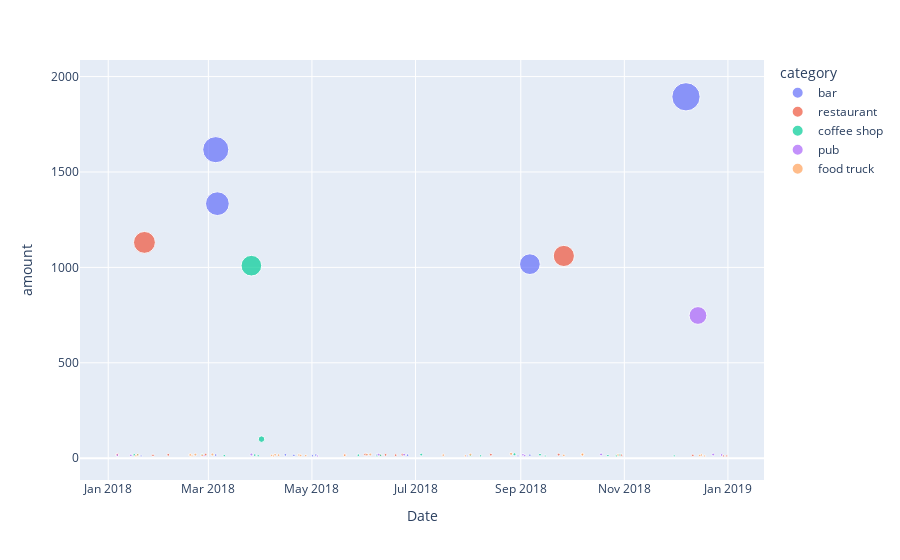

Notebook cell for this chart:
### Code cell
#Suspectful trasaction during 7.00 AM to 9.00 AM
px.scatter(fradulent_df, y='amount', x=fradulent_df.index, color='category',
                 size='amount', hover_data=['name', 'category', 'id'],  labels = {'x':'Date', 'y':'Amount'})

### Figure 1 — Plotly figure (JSON) as saved in the notebook; plotly's stock layout.template omitted (floating-point values rounded to 4 significant figures)
{"data": [{"customdata": [["Robert Johnson", "bar", 1], ["Crystal Clark", "bar", 16], ["Nancy Contreras", "bar", 25], ["Robert Johnson", "bar", 1], ["Megan Price", "bar", 12], ["Kevin Spencer", "bar", 20], ["Sara Cooper", "bar", 5], ["Danielle Green", "bar", 4], ["Nancy Contreras", "bar", 25], ["Kevin Spencer", "bar", 20], ["Crystal Clark", "bar", 16], ["Stephanie Dalton", "bar", 24], ["Kyle Tucker", "bar", 15], ["Megan Price", "bar", 12], ["Stephanie Dalton", "bar", 24], ["Danielle Green", "bar", 4]], "hovertemplate": "category=%{customdata[1]}<br>Date=%{x}<br>amount=%{marker.size}<br>name=%{customdata[0]}<br>id=%{customdata[2]}<extra></extra>", "legendgroup": "bar", "marker": {"color": "#636efa", "size": [1894, 1617.0, 1334, 1017, 17.78, 17.47, 17.03, 16.64, 16.58, 15.98, 15.94, 15.04, 12.98, 11.96, 11.93, 11.86], "sizemode": "area", "sizeref": 4.735, "symbol": "circle"}, "mode": "markers", "name": "bar", "showlegend": true, "type": "scatter", "x": ["2018-12-07T07:22:03", "2018-03-05T08:26:08", "2018-03-06T07:18:09", "2018-09-06T08:28:55", "2018-04-15T08:32:38", "2018-06-02T07:44:39", "2018-06-08T07:31:57", "2018-05-03T07:20:28", "2018-03-05T07:34:15", "2018-09-06T08:35:35", "2018-06-26T08:00:22", "2018-04-20T08:27:59", "2018-05-01T07:40:00", "2018-01-20T08:35:34", "2018-07-31T07:44:59", "2018-08-30T08:46:49"], "xaxis": "x", "y": [1894, 1617.0, 1334, 1017, 17.78, 17.47, 17.03, 16.64, 16.58, 15.98, 15.94, 15.04, 12.98, 11.96, 11.93, 11.86], "yaxis": "y"}, {"customdata": [["Crystal Clark", "restaurant", 16], ["Robert Johnson", "restaurant", 1], ["Brandon Pineda", "restaurant", 11], ["Kyle Tucker", "restaurant", 15], ["Kevin Spencer", "restaurant", 20], ["Michael Floyd", "restaurant", 8], ["Malik Carlson", "restaurant", 18], ["Shane Shaffer", "restaurant", 2], ["John Martin", "restaurant", 13], ["Brandon Pineda", "restaurant", 11], ["Dana Washington", "restaurant", 21], ["Beth Hernandez", "restaurant", 6], ["Malik Carlson", "restaurant", 18], ["Nancy Contreras", "restaurant", 25], ["Mark Lewis", "restaurant", 23], ["Kyle Tucker", "restaurant", 15], ["Robert Johnson", "restaurant", 1], ["Malik Carlson", "restaurant", 18], ["Stephanie Dalton", "restaurant", 24], ["Mark Lewis", "restaurant", 23]], "hovertemplate": "category=%{customdata[1]}<br>Date=%{x}<br>amount=%{marker.size}<br>name=%{customdata[0]}<br>id=%{customdata[2]}<extra></extra>", "legendgroup": "restaurant", "marker": {"color": "#EF553B", "size": [1131, 1060, 19.33, 19.02, 18.72, 18.56, 18.54, 18.52, 18.35, 17.85, 17.56, 17.48, 16.16, 15.98, 15.94, 15.15, 14.92, 12.25, 11.91, 11.87], "sizemode": "area", "sizeref": 4.735, "symbol": "circle"}, "mode": "markers", "name": "restaurant", "showlegend": true, "type": "scatter", "x": ["2018-01-22T08:07:03", "2018-09-26T08:48:40", "2018-06-01T08:56:59", "2018-09-23T07:30:56", "2018-01-06T08:42:50", "2018-06-23T07:12:06", "2018-08-14T08:38:49", "2018-02-27T08:27:00", "2018-01-06T07:00:32", "2018-02-05T08:37:24", "2018-06-13T08:46:29", "2018-05-20T08:36:46", "2018-06-10T07:55:27", "2018-06-19T07:16:54", "2018-10-30T07:08:04", "2018-01-27T08:36:58", "2018-12-11T07:42:50", "2018-12-29T08:11:55", "2018-01-17T07:56:09", "2018-12-31T08:22:17"], "xaxis": "x", "y": [1131, 1060, 19.33, 19.02, 18.72, 18.56, 18.54, 18.52, 18.35, 17.85, 17.56, 17.48, 16.16, 15.98, 15.94, 15.15, 14.92, 12.25, 11.91, 11.87], "yaxis": "y"}, {"customdata": [["Laurie Gibbs", "coffee shop", 9], ["Nancy Contreras", "coffee shop", 25], ["Matthew Gutierrez", "coffee shop", 10], ["Matthew Gutierrez", "coffee shop", 10], ["Michael Floyd", "coffee shop", 8], ["Kevin Spencer", "coffee shop", 20], ["Matthew Gutierrez", "coffee shop", 10], ["Elizabeth Sawyer", "coffee shop", 3], ["Crystal Clark", "coffee shop", 16], ["Matthew Gutierrez", "coffee shop", 10], ["Shane Shaffer", "coffee shop", 2], ["John Martin", "coffee shop", 13], ["Sean Taylor", "coffee shop", 7], ["John Martin", "coffee shop", 13], ["Shane Shaffer", "coffee shop", 2], ["Mark Lewis", "coffee shop", 23], ["Sara Cooper", "coffee shop", 5], ["Brandon Pineda", "coffee shop", 11], ["Sean Taylor", "coffee shop", 7], ["Nancy Contreras", "coffee shop", 25], ["Crystal Clark", "coffee shop", 16]], "hovertemplate": "category=%{customdata[1]}<br>Date=%{x}<br>amount=%{marker.size}<br>name=%{customdata[0]}<br>id=%{customdata[2]}<extra></extra>", "legendgroup": "coffee shop", "marker": {"color": "#00cc96", "size": [1009, 100, 20.71, 18.93, 18.48, 18.14, 17.54, 17.36, 16.85, 16.36, 15.96, 15.05, 14.42, 13.83, 13.53, 12.98, 12.96, 12.52, 12.32, 11.88, 11.72], "sizemode": "area", "sizeref": 4.735, "symbol": "circle"}, "mode": "markers", "name": "coffee shop", "showlegend": true, "type": "scatter", "x": ["2018-03-26T07:41:59", "2018-04-01T07:17:21", "2018-08-28T07:17:14", "2018-07-04T08:51:29", "2018-09-12T07:33:19", "2018-02-25T07:55:21", "2018-01-18T08:18:50", "2018-01-16T08:02:04", "2018-10-29T07:18:34", "2018-03-28T07:36:02", "2018-05-28T07:57:39", "2018-06-10T08:20:40", "2018-08-02T07:13:49", "2018-10-22T07:41:56", "2018-03-10T08:52:09", "2018-10-27T08:04:44", "2018-03-30T08:12:28", "2018-08-08T08:36:23", "2018-11-30T08:52:20", "2018-06-08T07:25:30", "2018-09-15T08:33:49"], "xaxis": "x", "y": [1009, 100, 20.71, 18.93, 18.48, 18.14, 17.54, 17.36, 16.85, 16.36, 15.96, 15.05, 14.42, 13.83, 13.53, 12.98, 12.96, 12.52, 12.32, 11.88, 11.72], "yaxis": "y"}, {"customdata": [["Megan Price", "pub", 12], ["Crystal Clark", "pub", 16], ["Crystal Clark", "pub", 16], ["Matthew Gutierrez", "pub", 10], ["Mark Lewis", "pub", 23], ["Gary Jacobs", "pub", 14], ["Mark Lewis", "pub", 23], ["John Martin", "pub", 13], ["Sara Cooper", "pub", 5], ["Mark Lewis", "pub", 23], ["Megan Price", "pub", 12], ["Kevin Spencer", "pub", 20], ["John Martin", "pub", 13], ["Brandon Pineda", "pub", 11]], "hovertemplate": "category=%{customdata[1]}<br>Date=%{x}<br>amount=%{marker.size}<br>name=%{customdata[0]}<br>id=%{customdata[2]}<extra></extra>", "legendgroup": "pub", "marker": {"color": "#ab63fa", "size": [748, 19.86, 19.34, 19.27, 18.82, 18.6, 17.8, 17.13, 16.28, 15.21, 13.59, 13.46, 11.68, 11.65], "sizemode": "area", "sizeref": 4.735, "symbol": "circle"}, "mode": "markers", "name": "pub", "showlegend": true, "type": "scatter", "x": ["2018-12-14T08:51:41", "2018-10-18T07:16:04", "2018-03-26T08:08:27", "2018-12-23T07:39:47", "2018-06-09T07:29:28", "2018-06-24T07:28:48", "2018-09-02T07:36:42", "2018-12-28T07:02:38", "2018-01-06T08:49:34", "2018-01-14T07:33:54", "2018-09-03T07:27:55", "2018-02-26T07:31:20", "2018-02-25T07:37:03", "2018-05-04T08:21:59"], "xaxis": "x", "y": [748, 19.86, 19.34, 19.27, 18.82, 18.6, 17.8, 17.13, 16.28, 15.21, 13.59, 13.46, 11.68, 11.65], "yaxis": "y"}, {"customdata": [["Kevin Spencer", "food truck", 20], ["Kevin Spencer", "food truck", 20], ["Stephanie Dalton", "food truck", 24], ["Danielle Green", "food truck", 4], ["Sara Cooper", "food truck", 5], ["Peter Mckay", "food truck", 19], ["Mark Lewis", "food truck", 23], ["Stephanie Dalton", "food truck", 24], ["Malik Carlson", "food truck", 18], ["Mark Lewis", "food truck", 23], ["Brandon Pineda", "food truck", 11], ["Sara Cooper", "food truck", 5], ["Michael Floyd", "food truck", 8], ["Stephanie Dalton", "food truck", 24], ["Beth Hernandez", "food truck", 6], ["Kevin Spencer", "food truck", 20], ["John Martin", "food truck", 13], ["Stephanie Dalton", "food truck", 24], ["Michael Floyd", "food truck", 8], ["Peter Mckay", "food truck", 19], ["Megan Price", "food truck", 12], ["Nancy Contreras", "food truck", 25], ["Kyle Tucker", "food truck", 15], ["Peter Mckay", "food truck", 19], ["Malik Carlson", "food truck", 18], ["Sara Cooper", "food truck", 5], ["Robert Johnson", "food truck", 1], ["John Martin", "food truck", 13], ["Dana Washington", "food truck", 21]], "hovertemplate": "category=%{customdata[1]}<br>Date=%{x}<br>amount=%{marker.size}<br>name=%{customdata[0]}<br>id=%{customdata[2]}<extra></extra>", "legendgroup": "food truck", "marker": {"color": "#FFA15A", "size": [23.13, 20.44, 19.5, 19.49, 18.98, 18.93, 18.76, 18.53, 18.3, 17.73, 17.53, 16.85, 16.65, 16.38, 16.35, 16.21, 16.07, 15.37, 15.1, 14.94, 14.8, 14.36, 14.3, 13.52, 12.67, 12.5, 12.17, 11.73, 11.7], "sizemode": "area", "sizeref": 4.735, "symbol": "circle"}, "mode": "markers", "name": "food truck", "showlegend": true, "type": "scatter", "x": ["2018-08-26T07:15:18", "2018-10-07T08:16:54", "2018-03-03T08:42:02", "2018-06-04T08:30:28", "2018-02-21T08:21:10", "2018-08-02T07:44:24", "2018-06-02T07:45:48", "2018-10-07T07:08:08", "2018-02-18T08:54:19", "2018-04-09T07:08:11", "2018-01-18T08:58:13", "2018-10-28T07:02:33", "2018-04-23T08:18:49", "2018-02-18T07:25:42", "2018-12-16T08:41:53", "2018-07-17T08:10:36", "2018-04-11T08:26:52", "2018-05-20T07:05:42", "2018-02-25T08:23:37", "2018-09-26T07:52:23", "2018-04-07T07:18:20", "2018-12-15T08:34:15", "2018-04-24T07:41:49", "2018-04-27T08:08:38", "2018-01-17T07:31:03", "2018-07-30T08:49:16", "2018-02-19T08:50:36", "2018-04-08T07:06:20", "2018-12-18T07:45:28"], "xaxis": "x", "y": [23.13, 20.44, 19.5, 19.49, 18.98, 18.93, 18.76, 18.53, 18.3, 17.73, 17.53, 16.85, 16.65, 16.38, 16.35, 16.21, 16.07, 15.37, 15.1, 14.94, 14.8, 14.36, 14.3, 13.52, 12.67, 12.5, 12.17, 11.73, 11.7], "yaxis": "y"}], "layout": {"autosize": true, "legend": {"itemsizing": "constant", "title": {"text": "category"}, "tracegroupgap": 0}, "margin": {"t": 60}, "xaxis": {"anchor": "y", "autorange": true, "domain": [0, 1], "range": ["2017-12-14 07:27:14.4049", "2019-01-23 07:55:34.5951"], "title": {"text": "Date"}, "type": "date"}, "yaxis": {"anchor": "x", "autorange": true, "domain": [0, 1], "range": [-122.2, 2121.0], "title": {"text": "amount"}, "type": "linear"}}}
